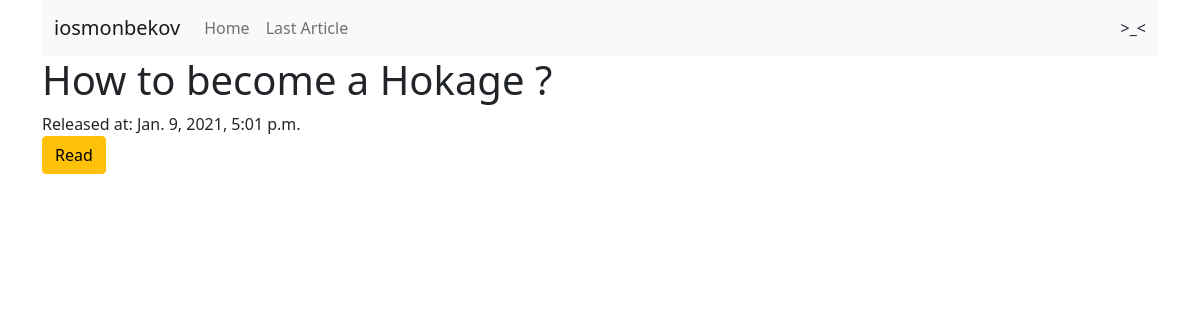
Page /last-article on the earlier database version.
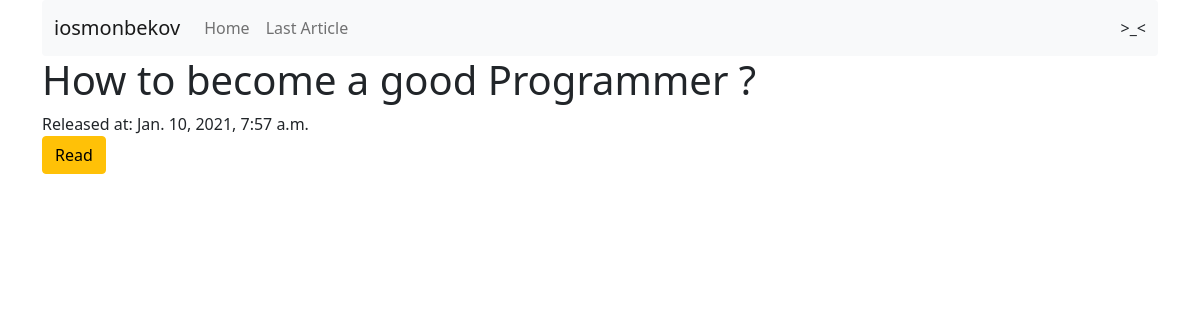
Same page on the later database version.
### articles/models.py (models this page shows, shortened)
class Article(models.Model):
    article_title = models.CharField('Article\'s Title', max_length=200)
    article_text = models.TextField('Article\'s Description')
    pub_date = models.DateTimeField('Publication Data')
    class Meta:
        verbose_name = 'Article'
        verbose_name_plural = 'Articles'

### articles/views.py (the view)
# urls.py: path('last-article', views.single, name = 'single'),
def single(request):
    try:
        a = Article.objects.order_by('-pub_date')[:1]
    except:
        raise Http404('Article not found.')
    return render(request, 'articles/single.html',{'article': a,} )

### articles/templates/articles/single.html (shortened to what this page needs)
{% extends 'articles/base.html' %}
{% block content %}
    {% if article %}
        {% for a in article %}
            <div class="article mb-4">
                <h1>{{a.article_title}}</h1>
                <span>Released at: {{a.pub_date}}</span>
                <br>
                <form action="{% url 'articles:detail' a.id %}">
                    <button type="submit" class="btn btn-warning">Read</button>
                </form>
            </div>
        {% endfor %}
    {% else %}
        There is no any Article yet ...
    {% endif %}
{% endblock %}

Differences in the rows shown:
no longer on this page (row unchanged): Article: article_title "How to become a Hokage ?", pub_date "Jan. 9, 2021, 5:01 p.m."
added Article: article_title "How to become a good Programmer ?", pub_date "Jan. 10, 2021, 7:57 a.m."
